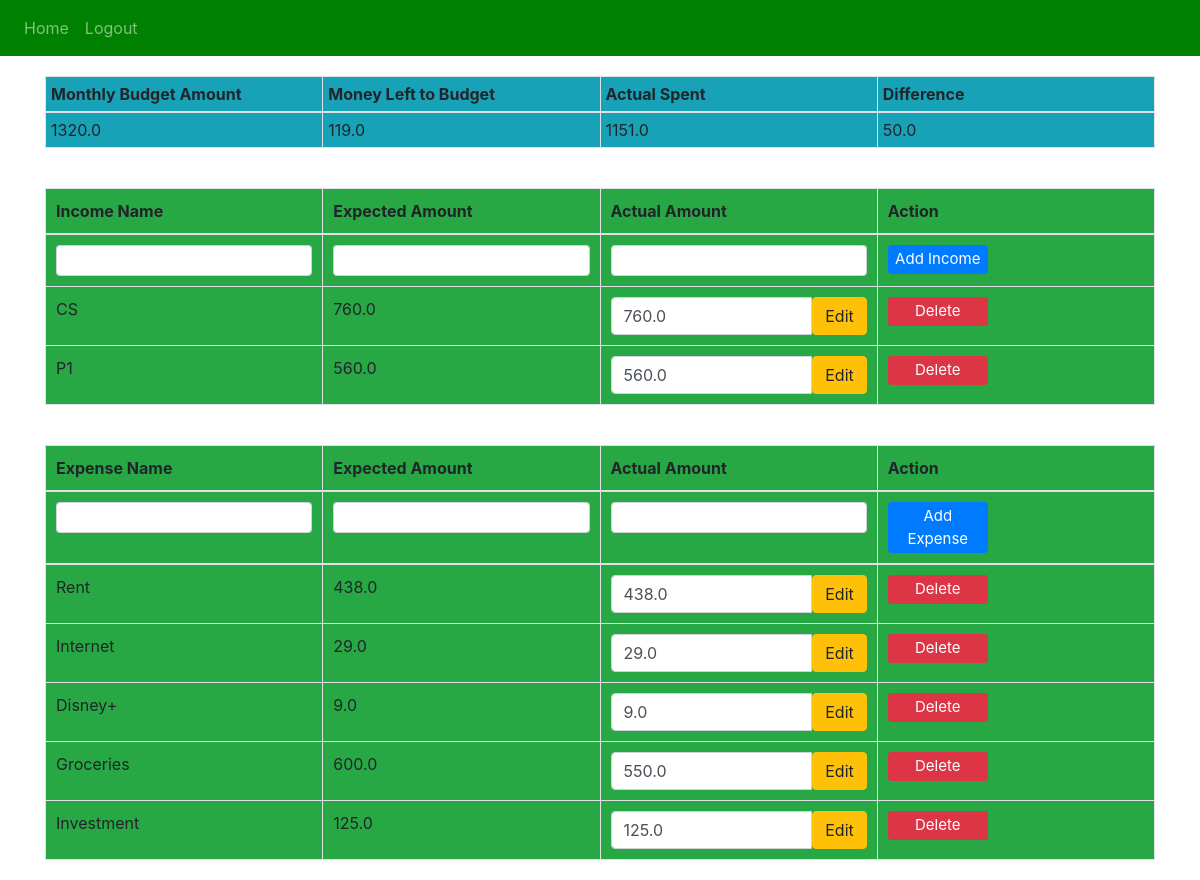
Screenshot of / (signed in) with the database file from the repository.
### website/models.py (models this page shows)
class Income(db.Model):
    id = db.Column(db.Integer, primary_key=True)
    income_name = db.Column(db.String(150))
    expected_income = db.Column(db.Float)
    actual_income = db.Column(db.Float)
    date = db.Column(db.DateTime(timezone=True), default=func.now())
    user_id = db.Column(db.Integer, db.ForeignKey('user.id'))

class Expense(db.Model):
    id = db.Column(db.Integer, primary_key=True)
    expense_name = db.Column(db.String(150))
    expected_expense = db.Column(db.Float)
    actual_expense = db.Column(db.Float)
    date = db.Column(db.DateTime(timezone=True), default=func.now())
    user_id = db.Column(db.Integer, db.ForeignKey('user.id'))

### website/views.py (the view)
@views.route('/', methods=['GET', 'POST'])
@login_required
def home():
    if request.method == 'POST':
        if 'expenseName' in request.form:
            addExpense()
        if 'incomeName' in request.form:
            addIncome()
    return render_template(
        "home.html",
        user=current_user,
        total_income=current_user.get_total_income(),
        remaining_to_budget=current_user.get_remaining_to_budget(),
        actual_spent=current_user.get_actual_spent(),
        difference=current_user.get_difference()
    )

### website/__init__.py (called while the page is built)
def create_app():
    app = Flask(__name__)
    app.config['SECRET_KEY'] = 'alhgaklgdakd jakhgakaggaae'
    app.config['SQLALCHEMY_DATABASE_URI'] = f'sqlite:///{DB_NAME}'
    db.init_app(app)
    from .views import views
    from .auth import auth
    app.register_blueprint(views, url_prefix='/')
    app.register_blueprint(auth, url_prefix='/')
    from .models import User, Expense, Income
    with app.app_context():
        db.create_all()
    login_manager = LoginManager()
    login_manager.login_view = 'auth.login'
    login_manager.init_app(app)
    @login_manager.user_loader
    def load_user(id):
        return User.query.get(int(id))
    return app

### website/models.py (called while the page is built)
    def get_total_income(self):
        return sum(income.expected_income for income in self.incomes)

    def get_total_expenses(self):
        return sum(expense.expected_expense for expense in self.expenses)

    def get_remaining_to_budget(self):
        return self.get_total_income() - self.get_total_expenses()

    def get_actual_spent(self):
        return sum(expense.actual_expense for expense in self.expenses)

    def get_difference(self):
        return self.get_total_expenses() - self.get_actual_spent()

### website/templates/home.html (shortened to what this page needs)
{% extends "base.html" %}
{% block content %}
<div id="tableContainer">
    <table class="table table-bordered" id="budgetTable">
        <thead>
            <tr>
                <th class="bg-info">Monthly Budget Amount</th>
                <th class="bg-info">Money Left to Budget</th>
                <th class="bg-info">Actual Spent</th>
                <th class="bg-info">Difference</th>
            </tr>
        </thead>
        <tbody>
            <tr>
                <td class="bg-info">{{ total_income }}</td>
                <td class="bg-info">{{ remaining_to_budget }}</td>
                <td class="bg-info">{{ actual_spent }}</td>
                <td class="bg-info">{{ difference }}</td>
            </tr>
        </tbody>
    </table>
</div>
<div id="tableContainer">
<table class="table table-bordered" id="incomeTable">
    <thead>
        <tr>
            <th class="bg-success">Income Name</th>
            <th class="bg-success">Expected Amount</th>
            <th class="bg-success">Actual Amount</th>
            <th class="bg-success">Action</th>
        </tr>
    </thead>
    <tbody>
            <tr>
                <form method="POST">
                    <td class="bg-success">
                        <input class="form-control form-control-sm" type="text" id="incomeName" name="incomeName" required>
                    </td>
                    <td class="bg-success">
                        <input class="form-control form-control-sm" type="number" id="expectedIncome" name="expectedIncome" required>
                    </td>
                    <td class="bg-success">
                        <input class="form-control form-control-sm" type="number" id="actualIncome" name="actualIncome" required>
                    </td>
                    <td class="bg-success">
                        <button type="submit" class="btn btn-primary btn-sm btn-custom">Add Income</button>
                    </td>
                </form>
            </tr>
        {% for income in user.incomes %}
        <tr>
            <td class="bg-success">{{ income.income_name }}</td>
            <td class="bg-success">{{ income.expected_income }}</td>
            <td class="bg-success">
            	<form id="form-{{ income.id }}" method="POST">
                    <div class="input-group">
                        <input type="number" class="form-control" name="actualIncome" value="{{ income.actual_income }}" aria-describedby="button-addon2" required>
                    	<button class="btn btn-warning" type="button" id="button-addon2" onClick="updateIncome({{ income.id }})">Edit</button>
                   </div>
                </form>
	        </td>
            <td class="bg-success">
                <button type="button" class="btn btn-danger btn-sm btn-custom" onClick="deleteIncome({{ income.id }})">Delete</button>
            </td>
        </tr>
        {% endfor %}
    </tbody>
</table>
</div>
<div id="tableContainer">
    <table class="table table-bordered" id="expenseTable">
        <thead>
            <tr>
                <th class="bg-success">Expense Name</th>
                <th class="bg-success">Expected Amount</th>
                <th class="bg-success">Actual Amount</th>
                <th class="bg-success">Action</th>
            </tr>
        </thead>
        <tr>
            <form method="POST">
                <td class="bg-success">
                    <input class="form-control form-control-sm" type="text" id="expenseName" name="expenseName" required>
                </td>
                <td class="bg-success">
                    <input class="form-control form-control-sm" type="number" id="expectedExpense" name="expectedExpense" required>
                </td>
                <td class="bg-success">
                    <input class="form-control form-control-sm" type="number" id="actualExpense" name="actualExpense" required>
                </td>
                <td class="bg-success">
                    <button type="submit" class="btn btn-primary btn-sm btn-custom">Add Expense</button>
                </td>
            </form>
        </tr>
        <tbody>
            {% for expense in user.expenses %}
            <tr>
                <td class="bg-success">{{ expense.expense_name }}</td>
                <td class="bg-success">{{ expense.expected_expense }}</td>
                <td class="bg-success">
                    <form id="form-{{ expense.id }}" method="POST">
                        <div class="input-group">
                            <input type="number" class="form-control" name="actualExpense" value="{{ expense.actual_expense }}" aria-describedby="button-addon2" required>
                            <button class="btn btn-warning" type="button" id="button-addon2" onClick="updateExpense({{ expense.id }})">Edit</button>
                        </div>
                    </form>
                </td>
                <td class="bg-success">
                    <button type="button" class="btn btn-danger btn-sm btn-custom" onClick="deleteExpense({{ expense.id }})">Delete</button>
                </td>
            </tr>
            {% endfor %}
        </tbody>
    </table>
</div>
{% endblock %}

### website/templates/base.html (shortened to what this page needs)
<!DOCTYPE html>
<html>
  <head>
    <link
      rel="stylesheet"
      href="https://stackpath.bootstrapcdn.com/bootstrap/4.4.1/css/bootstrap.min.css"
    />
    <link
      rel="stylesheet"
      href="https://stackpath.bootstrapcdn.com/font-awesome/4.7.0/css/font-awesome.min.css"
    />
  </head>
  <body>
    <nav class="navbar navbar-expand-lg navbar-dark" style="background-color: green;">
        <div class="collapse navbar-collapse" id="navbar">
          <div class="navbar-nav">
            {% if user.is_authenticated %}
            <a class="nav-item nav-link" id="home" href="/">Home</a>
            <a class="nav-item nav-link" id="logout" href="/logout">Logout</a>
            {% else %}
            <a class="nav-item nav-link" id="login" href="/login">Login</a>
            <a class="nav-item nav-link" id="signUp" href="/sign-up">Sign Up</a>
            {% endif %}
          </div>
        </div>
    </nav>
    <div class="container">
      {% block content %}
      {% endblock %}
    </div>
  </body>
  </html>

### website/templates/home.html (style rules this page uses)
.btn-custom { padding: 2px 5px; font-size: 15px; width: 100px; }
#incomeTable th, #incomeTable td { padding: 10px; width: calc(100% / 4); }
#tableContainer { display: flex; justify-content: center; border-collapse: collapse; flex-direction: column; align-items: center; width: 100%; }
#incomeTable { margin: 20px 0; }
#expenseTable th, #expenseTable td { padding: 10px; width: calc(100% /4); }
#expenseTable { margin: 20px 0; }
#budgetTable { margin: 20px 0; }
#budgetTable th, #budgetTable td { padding: 5px; width: calc(100% / 4); }
.input-group, .input-group input, .input-group button { margin-bottom: 0 !important; }

### rows the page displays
Income: income_name "CS", expected_income "760.0", actualIncome "760.0"
Income: income_name "P1", expected_income "560.0", actualIncome "560.0"
Expense: expense_name "Rent", expected_expense "438.0", actualExpense "438.0"
Expense: expense_name "Internet", expected_expense "29.0", actualExpense "29.0"
Expense: expense_name "Disney+", expected_expense "9.0", actualExpense "9.0"
Expense: expense_name "Groceries", expected_expense "600.0", actualExpense "550.0"
Expense: expense_name "Investment", expected_expense "125.0", actualExpense "125.0"

### other values shown
{{ total_income }} "1320.0"
{{ remaining_to_budget }} "119.0"
{{ actual_spent }} "1151.0"
{{ difference }} "50.0"
